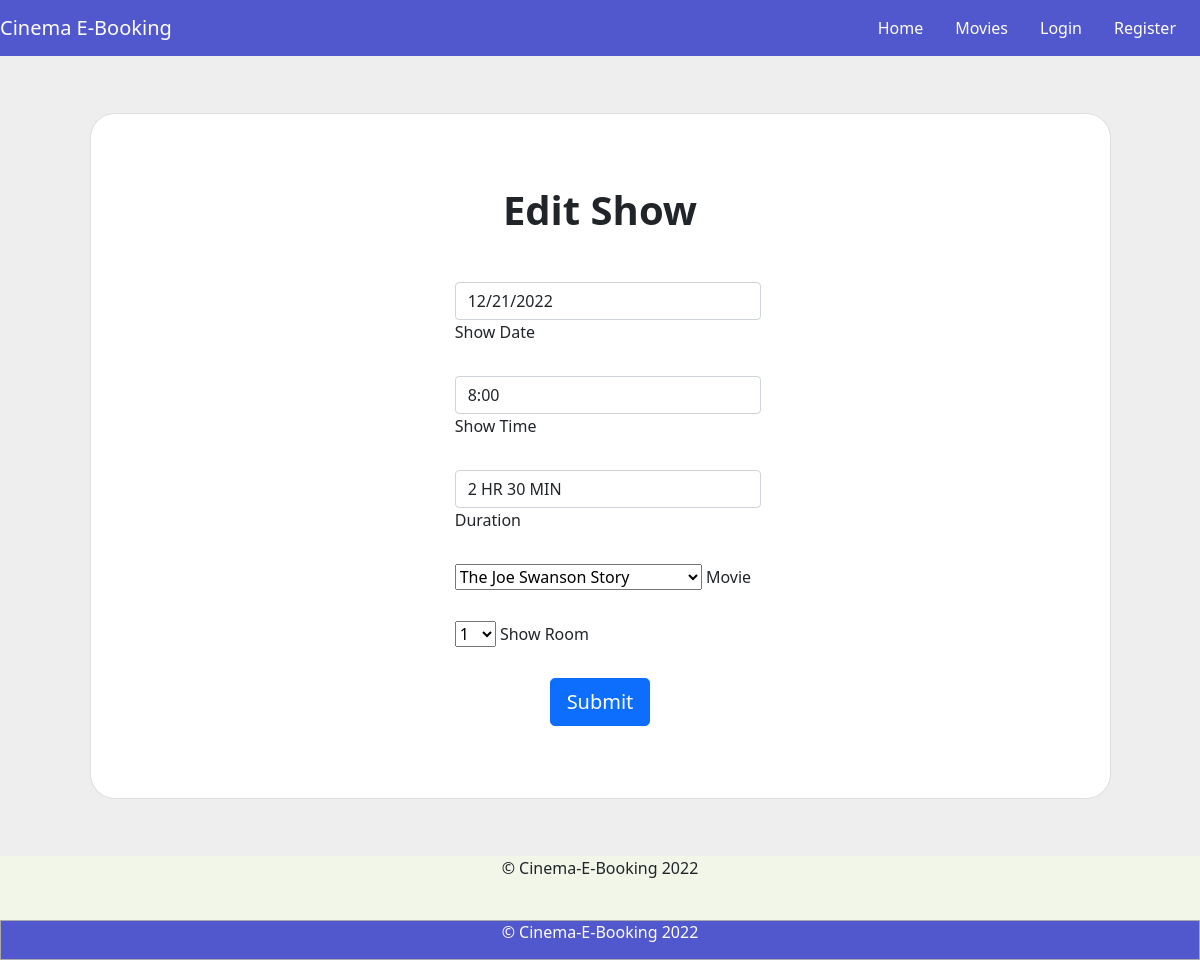
Page /edit-show/7 on the committed database.
### website/models/Show.py (models this page shows, shortened)
class Show(db.Model):
    __tablename__ = 'shows'
    id = db.Column("id", db.Integer, nullable=False, primary_key = True)
    show_date = db.Column("show_date", db.String(8), nullable=False)
    show_time = db.Column("show_time", db.String(4), nullable=False)
    duration = db.Column("duration", db.String(4), nullable=False)
    bookings = db.relationship("Booking", back_populates="show")
    movie_id = db.Column("movie_id", db.Integer, db.ForeignKey('movies.id'))
    movie = db.relationship("Movie", back_populates="shows")
    show_room_id = db.Column("show_room_id", db.Integer, db.ForeignKey('show_rooms.id'))
    show_room = db.relationship("ShowRoom", back_populates="shows")

### website/views.py (the view)
@views.route('/edit-show/<int:id>', methods=['GET', 'POST'])
def edit_show(id):
    if request.method == 'POST':
        print(request.form['show_date'])
        print(request.form['show_time'])
        print(request.form['duration'])
        print(request.form.get('submit'))
        show_id = id
        showed = Show.query.filter_by(id=show_id).first()
        db.session.delete(showed)
        newShow = Show(show_date=request.form['show_date'],
                       show_time=request.form['show_time'], duration=request.form['duration'])
        newShow.movie_id = request.form['movies']
        newShow.show_room_id = request.form['show_rooms']
        db.session.add(newShow)
        db.session.commit()
        return redirect(url_for('auth.manage_shows'))
    else:
        print('show id: ', id)
        show = Show.query.filter_by(id=id).first()
        movies = Movie.get_movies()
        show_rooms = ShowRoom.get_show_rooms()
        return render_template("add_show.html", show=show, movies=movies, show_rooms=show_rooms) #Decorator

### website/models/Movies.py (called while the page is built)
    @staticmethod
    def get_movies():
        return Movie.query.all()

### website/models/Show.py (called while the page is built)
    @staticmethod
    def get_show_rooms():
        return ShowRoom.query.all()

### website/templates/add_show.html (shortened to what this page needs)
{% extends "base.html" %}
{% block content %}
  <section class="vh-100" style="background-color: #eee;">
      <div class="container h-100">
        <div class="row d-flex justify-content-center align-items-center h-100">
          <div class="col-lg-12 col-xl-11">
            <div class="card text-black" style="border-radius: 25px;">
              <div class="card-body p-md-5">
                <div class="row justify-content-center">
                  <div class="col-md-10 col-lg-6 col-xl-5 order-2 order-lg-1">
                    {% if show == None %}
                      <p class="text-center h1 fw-bold mb-5 mx-1 mx-md-4 mt-4">Add Show</p>
                      <form class="mx-1 mx-md-4" action="" method="post">
                        <div class="d-flex flex-row align-items-center mb-4">
                          <i class="fas fa-user fa-lg me-3 fa-fw"></i>
                          <div class="form-outline flex-fill mb-0">
                            <input type="text" id="register_name" class="form-control" name="show_date" required/>
                            <label class="form-label" for="register_name">Show Date</label>
                          </div>
                        </div>
                        <div class="d-flex flex-row align-items-center mb-4">
                          <i class="fas fa-user fa-lg me-3 fa-fw"></i>
                          <div class="form-outline flex-fill mb-0">
                            <input type="text" id="register_name" class="form-control" name="show_time" required/>
                            <label class="form-label" for="register_name">Show Time</label>
                          </div>
                        </div>
                        <div class="d-flex flex-row align-items-center mb-4">
                          <i class="fas fa-user fa-lg me-3 fa-fw"></i>
                          <div class="form-outline flex-fill mb-0">
                            <input type="text" id="register_name" class="form-control" name="duration" required/>
                            <label class="form-label" for="register_name">Duration</label>
                          </div>
                        </div>
                        <div class="d-flex flex-row align-items-center mb-4">
                          <i class="fas fa-user fa-lg me-3 fa-fw"></i>
                          <div class="form-outline flex-fill mb-0">
                            <select name="movies">
                              {% for movie in movies %}
                                <option value="{{movie.id}}">{{movie.title}}</option>
                              {% endfor %}
                            </select>
                            <label class="form-label" for="register_name">Movie</label>
                          </div>
                        </div>
                        <div class="d-flex flex-row align-items-center mb-4">
                          <i class="fas fa-user fa-lg me-3 fa-fw"></i>
                          <div class="form-outline flex-fill mb-0">
                            <select name="show_rooms">
                              {% for show_room in show_rooms %}
                                <option value="{{show_room.id}}">{{show_room.room_number}}</option>
                              {% endfor %}
                            </select>
                            <label class="form-label" for="register_name">Show Room</label>
                          </div>
                        </div>
                        <div class="d-flex justify-content-center mx-4 mb-3 mb-lg-4">
                          <button type="submit" class="btn btn-primary btn-lg" id = "submit-button" title="Submit" name="submit">Submit</button>
                        </div>
                      </form>
                    {% else %}
                      <p class="text-center h1 fw-bold mb-5 mx-1 mx-md-4 mt-4">Edit Show</p>
                      <form class="mx-1 mx-md-4" action="" method="post">
                        <div class="d-flex flex-row align-items-center mb-4">
                          <div class="form-outline flex-fill mb-0">
                            <input type="text" id="register_name" class="form-control" name="show_date" value="{{show.show_date}}" required/>
                            <label class="form-label" for="register_name">Show Date</label>
                          </div>
                        </div>
                        <div class="d-flex flex-row align-items-center mb-4">
                          <div class="form-outline flex-fill mb-0">
                            <input type="text" id="register_name" class="form-control" name="show_time" value="{{show.show_time}}" required/>
                            <label class="form-label" for="register_name">Show Time</label>
                          </div>
                        </div>
                        <div class="d-flex flex-row align-items-center mb-4">
                          <div class="form-outline flex-fill mb-0">
                            <input type="text" id="register_name" class="form-control" name="duration" value="{{show.duration}}" required/>
                            <label class="form-label" for="register_name">Duration</label>
                          </div>
                        </div>
                        <div class="d-flex flex-row align-items-center mb-4">
                          <div class="form-outline flex-fill mb-0">
                            <select name="movies">
                              {% for movie in movies %}
                                {% if movie.title == show.movie.title %}
                                  <option value="{{movie.id}}" selected>{{movie.title}}</option>
                                {% else %}
                                  <option value="{{movie.id}}">{{movie.title}}</option>
                                {% endif %}
                              {% endfor %}
                            </select>
                            <label class="form-label" for="register_name">Movie</label>
                          </div>
                        </div>
                        <div class="d-flex flex-row align-items-center mb-4">
                          <div class="form-outline flex-fill mb-0">
                            <select name="show_rooms">
                              {% for show_room in show_rooms %}
                                {% if show_room.room_number == show.show_room.room_number %}
                                  <option value="{{show_room.id}}" selected>{{show_room.room_number}}</option>
                                {% else %}
                                  <option value="{{show_room.id}}">{{show_room.room_number}}</option>
                                {% endif %}
                              {% endfor %}
                            </select>
                            <label class="form-label" for="register_name">Show Room</label>
                          </div>
                        </div>
                        <div class="d-flex justify-content-center mx-4 mb-3 mb-lg-4">
                          <button type="submit" class="btn btn-primary btn-lg" id = "submit-button" title="Submit" name="submit" value="{{show.id}}">Submit</button>
                        </div>
                      </form>
                    {% endif %}
                  </div>
                  </div>
                </div>
              </div>
            </div>
          </div>
        </div>
    </section>
    <footer id="footer">
      <p style="text-align: center"> &copy; Cinema-E-Booking 2022 </p>
    </footer>
{% endblock %}

### website/static/main.css (style rules this page uses)
body { padding: 0; margin-bottom: 10vh; clear: both; background: #f2f6e9; }

### rows in the picture
Show: show_date "12/21/2022", show_time "8:00", duration "2 HR 30 MIN"

### other values in the picture
form field movies "The Joe Swanson Story"
form field show_rooms "1"
